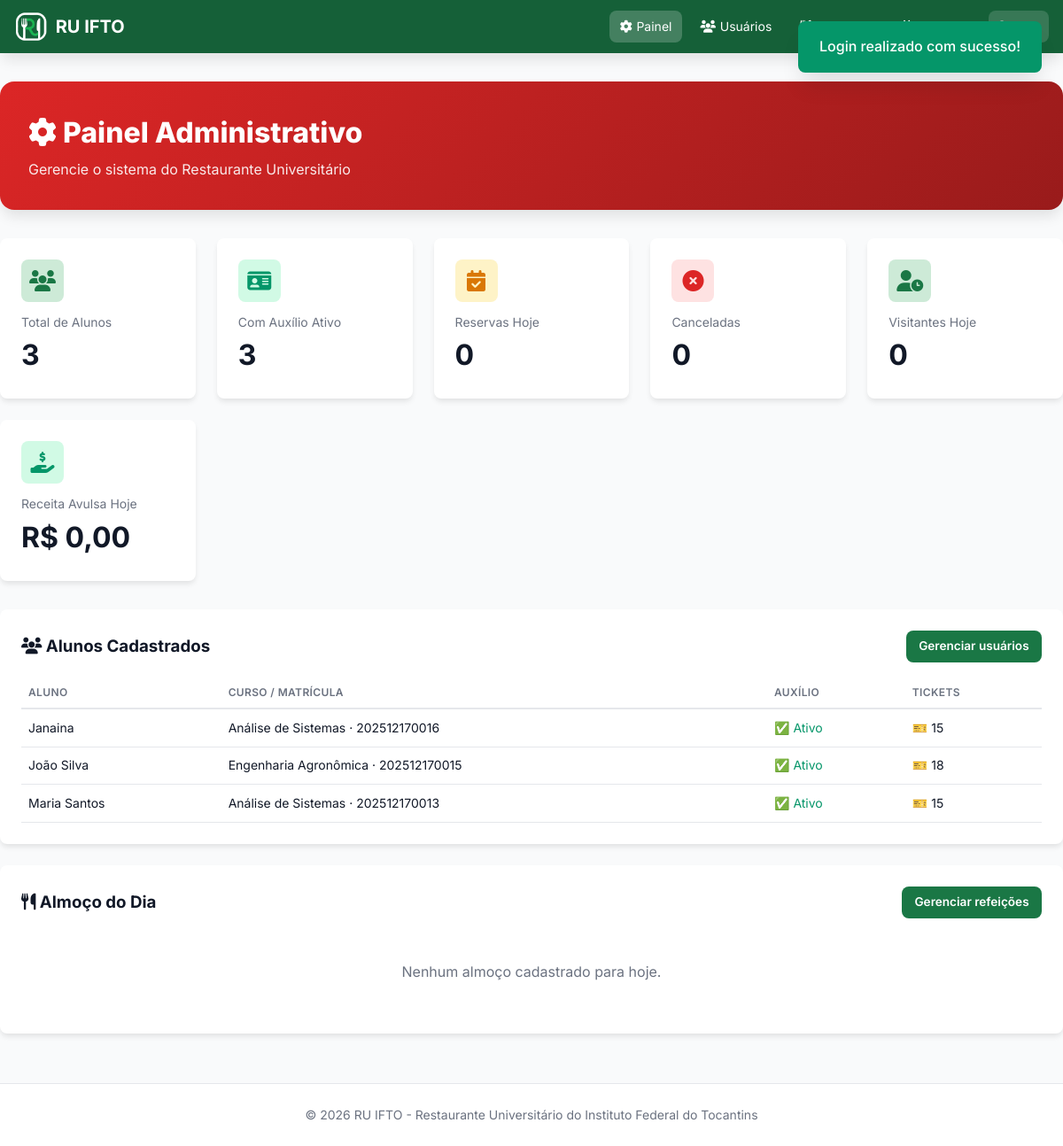
Page /admin/index.php (signed in) on the committed database.
### tables this page shows
CREATE TABLE IF NOT EXISTS usuarios (
    id             INT UNSIGNED AUTO_INCREMENT PRIMARY KEY,
    nome           VARCHAR(120) NOT NULL,
    email          VARCHAR(150) NOT NULL UNIQUE,
    senha_hash     VARCHAR(255) NOT NULL,               
    perfil         ENUM('admin','aluno','visitante') NOT NULL DEFAULT 'aluno',
    matricula      VARCHAR(30)  NOT NULL DEFAULT '-',
    curso          VARCHAR(100) NOT NULL DEFAULT '-',
    periodo        VARCHAR(10)  NOT NULL DEFAULT '-',
    auxilio_ativo  TINYINT(1)   NOT NULL DEFAULT 0,
    tickets_totais INT UNSIGNED NOT NULL DEFAULT 0,
    tickets_usados INT UNSIGNED NOT NULL DEFAULT 0,
    valor_refeicao DECIMAL(6,2) NOT NULL DEFAULT 0.00,  
    criado_em      DATETIME     NOT NULL DEFAULT CURRENT_TIMESTAMP,
    CONSTRAINT chk_tickets CHECK (tickets_usados <= tickets_totais)
);

### src/Database.php (called while the page is built, shortened)
<?php
class Database
{
    private static ?PDO $instancia = null;
    public static function conectar(): PDO
    {
        if (self::$instancia === null) {
            $dsn = sprintf('mysql:host=%s;port=%s;dbname=%s;charset=utf8mb4', DB_HOST, DB_PORT, DB_NAME);
            try {
                self::$instancia = new PDO($dsn, DB_USER, DB_PASS, [
                    PDO::ATTR_ERRMODE            => PDO::ERRMODE_EXCEPTION,
                    PDO::ATTR_DEFAULT_FETCH_MODE => PDO::FETCH_ASSOC,
                    PDO::ATTR_EMULATE_PREPARES   => false,
                ]);
            } catch (PDOException $e) {
                http_response_code(500);
                exit('Erro ao conectar ao banco de dados. Verifique config/config.php e se o script database/ruifto.sql foi importado.');
            }
        }
        return self::$instancia;
    }
}

### src/Model.php (called while the page is built, shortened)
<?php
abstract class Model
{
    protected static function db(): PDO
    {
        return Database::conectar();
    }
    public static function fromRow(array $linha): static
    {
        $obj = new static();
        foreach ($linha as $campo => $valor) {
            if (property_exists($obj, $campo)) {
                $obj->$campo = $valor;
            }
        }
        $obj->id = (int) $linha['id'];
        return $obj;
    }
}

### src/Usuario.php (called while the page is built, shortened)
<?php
class Usuario extends Model
{
    public int $tickets_totais = 0;
    public int $tickets_usados = 0;
    public function ticketsDisponiveis(): int
    {
        return max(0, (int) $this->tickets_totais - (int) $this->tickets_usados);
    }
    public static function listar(?string $perfil = null, string $busca = ''): array
    {
        $sql = 'SELECT * FROM usuarios WHERE 1=1';
        $params = [];
        if ($perfil) {
            $sql .= ' AND perfil = :p';
            $params[':p'] = $perfil;
        }
        $sql .= ' ORDER BY nome';
        $st = self::db()->prepare($sql);
        $st->execute($params);
        return array_map([self::class, 'fromRow'], $st->fetchAll());
    }
    public static function contar(string $where = '1=1'): int
    {
        return (int) self::db()->query("SELECT COUNT(*) FROM usuarios WHERE $where")->fetchColumn();
    }
}

### config/config.php (called while the page is built, shortened)
<?php
spl_autoload_register(function (string $classe) {
    $arquivo = ROOT_PATH . '/src/' . $classe . '.php';
});
require_once ROOT_PATH . '/src/helpers.php';

### src/Reserva.php (called while the page is built, shortened)
<?php
class Reserva extends Model
{
    public static function contarHoje(string $status, ?string $tipoUsuario = null): int
    {
        $sql = 'SELECT COUNT(*) FROM reservas WHERE status = :s AND DATE(data_reserva) = :d';
        $p = [':s' => $status, ':d' => date('Y-m-d')];
        if ($tipoUsuario) {
            $sql .= ' AND tipo_usuario = :t';
            $p[':t'] = $tipoUsuario;
        }
        $st = self::db()->prepare($sql);
        $st->execute($p);
        return (int) $st->fetchColumn();
    }
    public static function contarPorStatus(string $status): int
    {
        $st = self::db()->prepare('SELECT COUNT(*) FROM reservas WHERE status = :s');
        $st->execute([':s' => $status]);
        return (int) $st->fetchColumn();
    }
    public static function receitaAvulsaHoje(): float
    {
        $st = self::db()->prepare(
            "SELECT COALESCE(SUM(valor),0) FROM reservas
             WHERE tipo_usuario = 'visitante' AND status IN ('confirmada','utilizada') AND DATE(data_reserva) = :d"
        );
        $st->execute([':d' => date('Y-m-d')]);
        return (float) $st->fetchColumn();
    }
}

### src/helpers.php (called while the page is built, shortened)
<?php
function e(?string $texto): string
{
    return htmlspecialchars((string) $texto, ENT_QUOTES, 'UTF-8');
}
function url(string $caminho = ''): string
{
    return BASE_URL . '/' . ltrim($caminho, '/');
}
function dinheiro(float $valor): string
{
    return 'R$ ' . number_format($valor, 2, ',', '.');
}

### src/Refeicao.php (called while the page is built, shortened)
<?php
class Refeicao extends Model
{
    public static function doDia(?string $data = null): array
    {
        $st = self::db()->prepare("SELECT * FROM refeicoes WHERE tipo = 'almoco' AND data = :d");
        $st->execute([':d' => $data ?? date('Y-m-d')]);
        return array_map([self::class, 'fromRow'], $st->fetchAll());
    }
}

### admin/index.php (the view, shortened to what this page needs)
<?php
require_once dirname(__DIR__) . '/config/config.php';
$totalAlunos   = Usuario::contar("perfil = 'aluno'");
$comAuxilio    = Usuario::contar("perfil = 'aluno' AND auxilio_ativo = 1");
$reservasHoje  = Reserva::contarHoje('confirmada');
$canceladas    = Reserva::contarPorStatus('cancelada');
$visitantesHoje = Reserva::contarHoje('confirmada', 'visitante');
$receita       = Reserva::receitaAvulsaHoje();
$almocos       = Refeicao::doDia();
$alunos        = Usuario::listar('aluno');
require dirname(__DIR__) . '/includes/header.php';
?>
<div class="dashboard-header" style="background:linear-gradient(135deg,#dc2626,#991b1b);">
    <h1><i class="fas fa-cog"></i> Painel Administrativo</h1>
    <p>Gerencie o sistema do Restaurante Universitário</p>
</div>
<div class="stats-grid">
    <div class="stat-card"><div class="stat-icon blue"><i class="fas fa-users"></i></div><div class="stat-label">Total de Alunos</div><div class="stat-value"><?= $totalAlunos ?></div></div>
    <div class="stat-card"><div class="stat-icon green"><i class="fas fa-id-card"></i></div><div class="stat-label">Com Auxílio Ativo</div><div class="stat-value"><?= $comAuxilio ?></div></div>
    <div class="stat-card"><div class="stat-icon yellow"><i class="fas fa-calendar-check"></i></div><div class="stat-label">Reservas Hoje</div><div class="stat-value"><?= $reservasHoje ?></div></div>
    <div class="stat-card"><div class="stat-icon red"><i class="fas fa-times-circle"></i></div><div class="stat-label">Canceladas</div><div class="stat-value"><?= $canceladas ?></div></div>
    <div class="stat-card"><div class="stat-icon blue"><i class="fas fa-user-clock"></i></div><div class="stat-label">Visitantes Hoje</div><div class="stat-value"><?= $visitantesHoje ?></div></div>
    <div class="stat-card"><div class="stat-icon green"><i class="fas fa-hand-holding-usd"></i></div><div class="stat-label">Receita Avulsa Hoje</div><div class="stat-value"><?= e(dinheiro($receita)) ?></div></div>
</div>
<div class="panel">
    <div class="page-actions">
        <h3><i class="fas fa-users"></i> Alunos Cadastrados</h3>
        <a class="btn btn-verde" href="<?= url('admin/usuarios.php') ?>">Gerenciar usuários</a>
    </div>
    <table class="admin-table">
        <thead><tr><th>Aluno</th><th>Curso / Matrícula</th><th>Auxílio</th><th>Tickets</th></tr></thead>
        <tbody>
        <?php foreach ($alunos as $a): ?>
            <tr>
                <td><?= e($a->nome) ?></td>
                <td><?= e($a->curso) ?> · <?= e($a->matricula) ?></td>
                <td style="color:<?= $a->auxilio_ativo ? 'var(--green-600)' : 'var(--red-600)' ?>;"><?= $a->auxilio_ativo ? '✅ Ativo' : '❌ Sem auxílio' ?></td>
                <td>🎫 <?= $a->ticketsDisponiveis() ?></td>
            </tr>
        <?php endforeach; ?>
        </tbody>
    </table>
</div>
<div class="panel">
    <div class="page-actions">
        <h3><i class="fas fa-utensils"></i> Almoço do Dia</h3>
        <a class="btn btn-verde" href="<?= url('admin/refeicoes.php') ?>">Gerenciar refeições</a>
    </div>
    <?php if (!$almocos): ?><p class="vazio">Nenhum almoço cadastrado para hoje.</p><?php endif; ?>
</div>
<?php require dirname(__DIR__) . '/includes/footer.php';

### assets/css/style.css (style rules this page uses)
* { margin: 0; padding: 0; box-sizing: border-box; }
:root { --primary-50: #eaf6ee; --primary-100: #cdead7; --primary-200: #a3d9b6; --primary-300: #71c390; --primary-400: #45ab72; --primary-500: #268f57; --primary-600: #1a7745; --primary-700: #156038; --primary-800: #114a2c; --primary-900: #0c3520; --gray-50: #f9fafb; --gray-100: #f3f4f6; --gray-200: #e5e7eb; --gray-300: #d1d5db; --gray-400: #9ca3af; --gray-500: #6b7280; --gray-600: #4b5563; --gray-700: #374151; --gray-800: #1f2937; --gray-900: #111827; --green-100: #d1fae5; --green-600: #059669; --green-800: #065f46; --red-100: #fee2e2; --red-600: #dc2626; --red-800: #991b1b; --yellow-100: #fef3c7; --yellow-600: #d97706; --shadow-sm: 0 1px 2px 0 rgb(0 0 0 / 0.05); --shadow-md: 0 4px 6px -1px rgb(0 0 0 / 0.1); --shadow-lg: 0 10px 15px -3px rgb(0 0 0 / 0.1); --shadow-xl: 0 20px 25px -5px rgb(0 0 0 / 0.1); --radius: 0.5rem; --radius-lg: 1rem; }
body { font-family: 'Inter', -apple-system, BlinkMacSystemFont, sans-serif; background: var(--gray-50); color: var(--gray-900); line-height: 1.6; min-height: 100vh; }
.dashboard-header { background: linear-gradient(135deg, var(--primary-600), var(--primary-800)); color: white; padding: 2rem; border-radius: var(--radius-lg); margin-bottom: 2rem; box-shadow: var(--shadow-lg); }
.dashboard-header h1 { font-size: 2rem; font-weight: 800; }
.dashboard-header p { opacity: 0.9; margin-top: 0.25rem; }
.stats-grid { display: grid; grid-template-columns: repeat(auto-fit, minmax(200px, 1fr)); gap: 1.5rem; margin-bottom: 2rem; }
.stat-card { background: white; padding: 1.5rem; border-radius: var(--radius); box-shadow: var(--shadow-md); transition: all 0.3s; cursor: default; }
.stat-card .stat-icon { width: 48px; height: 48px; border-radius: var(--radius); display: flex; align-items: center; justify-content: center; font-size: 1.5rem; margin-bottom: 0.75rem; }
.stat-card .stat-icon.blue { background: var(--primary-100); color: var(--primary-600); }
.stat-card .stat-icon.green { background: var(--green-100); color: var(--green-600); }
.stat-card .stat-icon.yellow { background: var(--yellow-100); color: var(--yellow-600); }
.stat-card .stat-icon.red { background: var(--red-100); color: var(--red-600); }
.stat-card .stat-label { font-size: 0.875rem; color: var(--gray-500); }
.stat-card .stat-value { font-size: 2rem; font-weight: 700; color: var(--gray-900); }
.admin-table { width: 100%; border-collapse: collapse; font-size: 0.875rem; }
.admin-table th { text-align: left; padding: 0.5rem 0.5rem; color: var(--gray-500); font-weight: 600; font-size: 0.75rem; text-transform: uppercase; letter-spacing: 0.03em; border-bottom: 2px solid var(--gray-200); position: sticky; top: 0; background: white; }
.admin-table td { padding: 0.6rem 0.5rem; border-bottom: 1px solid var(--gray-200); }

### assets/css/extra.css (style rules this page uses)
.page-actions { display:flex; gap:.5rem; flex-wrap:wrap; align-items:center; justify-content:space-between; margin-bottom:1rem; }
.panel { background:#fff; border-radius:var(--radius); padding:1.5rem; box-shadow:var(--shadow-md); margin-bottom:1.5rem; overflow-x:auto; }
.btn { display:inline-block; padding:.45rem .9rem; border-radius:var(--radius); border:none; font-size:.85rem; font-weight:600; cursor:pointer; text-decoration:none; font-family:inherit; }
.btn-verde { background:var(--primary-600); color:#fff; }
.vazio { padding:2rem; text-align:center; color:var(--gray-500); list-style:none; }

### rows in the picture
usuarios: nome "Janaina", curso "Análise de Sistemas", matricula "202512170016", auxilio_ativo "✅ Ativo", $a->ticketsDisponiveis() "15"
usuarios: nome "João Silva", curso "Engenharia Agronômica", matricula "202512170015", auxilio_ativo "✅ Ativo", $a->ticketsDisponiveis() "18"
usuarios: nome "Maria Santos", curso "Análise de Sistemas", matricula "202512170013", auxilio_ativo "✅ Ativo", $a->ticketsDisponiveis() "15"

### other values in the picture
$totalAlunos "3"
$comAuxilio "3"
$reservasHoje "0"
$canceladas "0"
$visitantesHoje "0"
dinheiro($receita) "R$ 0,00"
